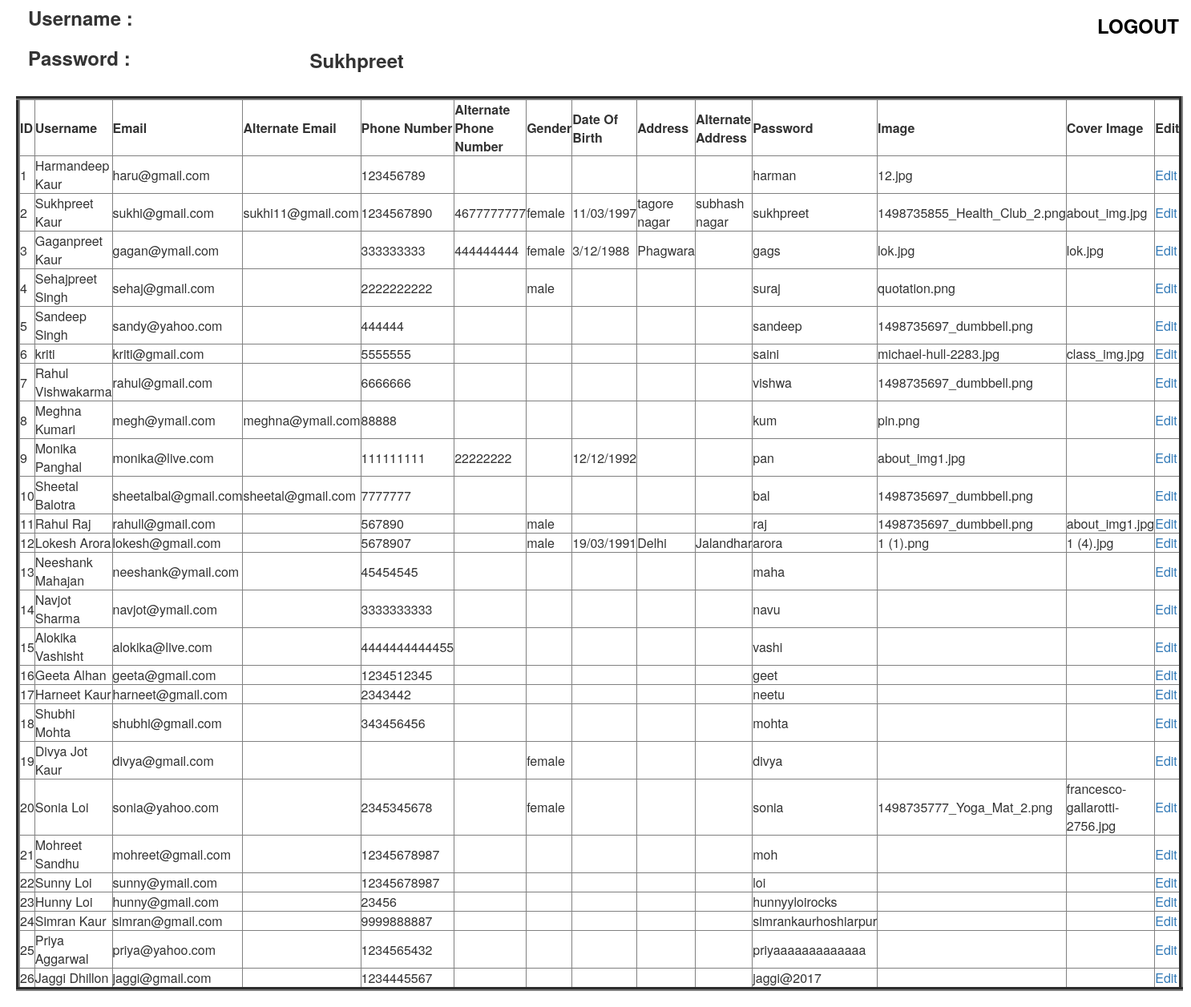
The app's page /admin/adminprofile.php (signed in) with its own data.
### tables this page shows
CREATE TABLE `reg` (
  `id` int(50) NOT NULL,
  `username` varchar(50) NOT NULL,
  `email` varchar(50) NOT NULL,
  `alt_email` varchar(50) NOT NULL,
  `phone_number` varchar(50) NOT NULL,
  `alt_phone` varchar(50) NOT NULL,
  `gender` varchar(50) NOT NULL,
  `date_of_birth` varchar(50) NOT NULL,
  `address` varchar(50) NOT NULL,
  `alt_address` varchar(50) NOT NULL,
  `password` varchar(50) NOT NULL,
  `image` varchar(50) NOT NULL,
  `coverimage` varchar(50) NOT NULL
);

### admin/adminprofile.php (the view, shortened to what this page needs)
<?php
$psw=$_SESSION['w'];
?>
<html>
<head>
<link href="../Bootstrap/bootstrap-3.3.7-dist/bootstrap-3.3.7-dist/css/bootstrap.css" rel="stylesheet" type="text/css">
</head>
<body>
<div class="container-fluid">
<div class="row" style="border:solid hidden; height:50px">
<div class="col-lg-3" style="border:solid hidden; height:50px">
<h3 style="padding-left:20px; line-height:5px"><b> Username : </b></h3>
</div>
<div class="col-lg-6" style="border:solid hidden ; height:50px">
</div>
<div class="col-lg-3" style="border:solid hidden ; height:50px">
<h3 style="padding-left:20px; line-height:5px; text-align:right; padding-top:10px"><b> <a href="adminlogout.php" style="color:black">LOGOUT </a></b></h3>
</div>
</div>
<div class="row" style="border:solid hidden; height:50px">
<div class="col-lg-3" style="border:solid hidden; height:50px">
<h3 style="padding-left:20px; line-height:5px"><b> Password : </b></h3>
</div>
<div class="col-lg-9" style="border:solid hidden ; height:50px">
<h3 style="text-align:left; text-transform:capitalize; line-height:10px"><b><?php echo $psw ?></b></h3>
</div>
</div>
</div>
</body>
</html>
<?php
$c=mysqli_connect('localhost','root','','register');
$q="SELECT * FROM reg";
$r=mysqli_query($c,$q);
echo "<table border=5 style='margin:20px'>";
echo "<tr>";
echo "<th> ID </th>";
echo "<th> Username </th>";
echo "<th> Email </th>";
echo "<th> Alternate Email </th>";
echo "<th> Phone Number </th>";
echo "<th> Alternate Phone Number</th>";
echo "<th> Gender </th>";
echo "<th> Date Of Birth </th>";
echo "<th> Address </th>";
echo "<th> Alternate Address </th>";
echo "<th> Password </th>";
echo "<th> Image </th>";
echo "<th> Cover Image </th>";
echo "<th> Edit </th>";
echo "</tr>";
while($s=mysqli_fetch_array($r))
{
echo "<tr>";
echo "<td  width=300>".$s['id']."</td>";
echo "<td  width=300>".$s['username']."</td>";
echo "<td  width=300 >".$s['email']."</td>";
echo "<td  width=300 >".$s['alt_email']."</td>";
echo "<td  width=300 >".$s['phone_number']."</td>";
echo "<td  width=300 >".$s['alt_phone']."</td>";
echo "<td  width=300 >".$s['gender']."</td>";
echo "<td  width=300 >".$s['date_of_birth']."</td>";
echo "<td  width=300 >".$s['address']."</td>";
echo "<td  width=300 >".$s['alt_address']."</td>";
echo "<td  width=300 >".$s['password']."</td>";
echo "<td  width=300 >".$s['image']."</td>";
echo "<td  width=300 >".$s['coverimage']."</td>";
echo "<td  width=300 >" ."<a href='#'>"."Edit"."</a>". "</td>" ;
echo "</tr>";
}
echo "</table>";
?>

### records on screen
reg: id "1", username "Harmandeep Kaur", email "haru@gmail.com", phone_number "123456789", password "harman", image "12.jpg"
reg: id "2", username "Sukhpreet Kaur", email "sukhi@gmail.com", alt_email "sukhi11@gmail.com", phone_number "1234567890", alt_phone "4677777777", gender "female", date_of_birth "11/03/1997", address "tagore nagar", alt_address "subhash nagar", password "sukhpreet", image "1498735855_Health_Club_2.png", coverimage "about_img.jpg"
reg: id "3", username "Gaganpreet Kaur", email "gagan@ymail.com", phone_number "333333333", alt_phone "444444444", gender "female", date_of_birth "3/12/1988", address "Phagwara", password "gags", image "lok.jpg", coverimage "lok.jpg"
reg: id "4", username "Sehajpreet Singh", email "sehaj@gmail.com", phone_number "2222222222", gender "male", password "suraj", image "quotation.png"
reg: id "5", username "Sandeep Singh", email "sandy@yahoo.com", phone_number "444444", password "sandeep", image "1498735697_dumbbell.png"
reg: id "6", username "kriti", email "kriti@gmail.com", phone_number "5555555", password "saini", image "michael-hull-2283.jpg", coverimage "class_img.jpg"
reg: id "7", username "Rahul Vishwakarma", email "rahul@gmail.com", phone_number "6666666", password "vishwa", image "1498735697_dumbbell.png"
reg: id "8", username "Meghna Kumari", email "megh@ymail.com", alt_email "meghna@ymail.com", phone_number "88888", password "kum", image "pin.png"
reg: id "9", username "Monika Panghal", email "monika@live.com", phone_number "111111111", alt_phone "22222222", date_of_birth "12/12/1992", password "pan", image "about_img1.jpg"
reg: id "10", username "Sheetal Balotra", email "sheetalbal@gmail.com", alt_email "sheetal@gmail.com", phone_number "7777777", password "bal", image "1498735697_dumbbell.png"
reg: id "11", username "Rahul Raj", email "rahull@gmail.com", phone_number "567890", gender "male", password "raj", image "1498735697_dumbbell.png", coverimage "about_img1.jpg"
reg: id "12", username "Lokesh Arora", email "lokesh@gmail.com", phone_number "5678907", gender "male", date_of_birth "19/03/1991", address "Delhi", alt_address "Jalandhar", password "arora", image "1 (1).png", coverimage "1 (4).jpg"
reg: id "13", username "Neeshank Mahajan", email "neeshank@ymail.com", phone_number "45454545", password "maha"
reg: id "14", username "Navjot Sharma", email "navjot@ymail.com", phone_number "3333333333", password "navu"
reg: id "15", username "Alokika Vashisht", email "alokika@live.com", phone_number "4444444444455", password "vashi"
reg: id "16", username "Geeta Alhan", email "geeta@gmail.com", phone_number "1234512345", password "geet"
reg: id "17", username "Harneet Kaur", email "harneet@gmail.com", phone_number "2343442", password "neetu"
reg: id "18", username "Shubhi Mohta", email "shubhi@gmail.com", phone_number "343456456", password "mohta"
reg: id "19", username "Divya Jot Kaur", email "divya@gmail.com", gender "female", password "divya"
reg: id "20", username "Sonia Loi", email "sonia@yahoo.com", phone_number "2345345678", gender "female", password "sonia", image "1498735777_Yoga_Mat_2.png", coverimage "francesco-gallarotti-2756.jpg"
reg: id "21", username "Mohreet Sandhu", email "mohreet@gmail.com", phone_number "12345678987", password "moh"
reg: id "22", username "Sunny Loi", email "sunny@ymail.com", phone_number "12345678987", password "loi"
reg: id "23", username "Hunny Loi", email "hunny@gmail.com", phone_number "23456", password "hunnyyloirocks"
reg: id "24", username "Simran Kaur", email "simran@gmail.com", phone_number "9999888887", password "simrankaurhoshiarpur"
reg: id "25", username "Priya Aggarwal", email "priya@yahoo.com", phone_number "1234565432", password "priyaaaaaaaaaaaaa"
reg: id "26", username "Jaggi Dhillon", email "jaggi@gmail.com", phone_number "1234445567", password "jaggi@2017"

### other values on screen
$psw "Sukhpreet"
